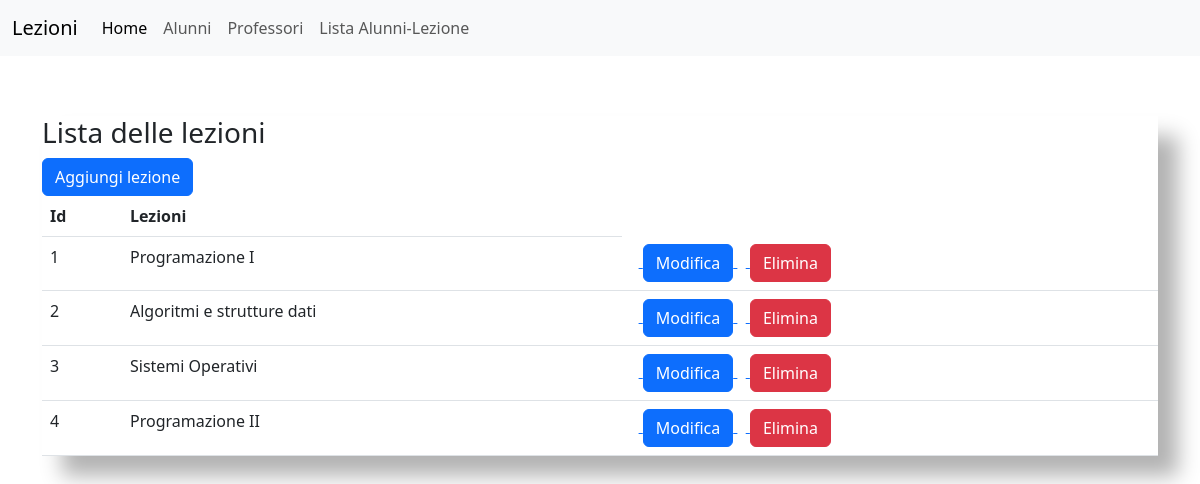
The page /lezioni_tab.php on the database its author committed.
### tables this page shows
CREATE TABLE `lezioni` (
  `id` int(11) NOT NULL,
  `lezione` varchar(50) NOT NULL
);

### lezioni_tab.php (the view, shortened to what this page needs)
<?php
include  'dbconnection.php';
?>
  <!DOCTYPE html>
    <html lang="en">
    <head>
        <link href="https://cdn.jsdelivr.net/npm/bootstrap@5.3.0-alpha1/dist/css/bootstrap.min.css" rel="stylesheet">
    </head>
    <body>
    <nav class="navbar navbar-expand-lg bg-body-tertiary">
  <div class="container-fluid">
    <a class="navbar-brand" href="#">Lezioni</a>
    <div class="collapse navbar-collapse" id="navbarSupportedContent">
      <ul class="navbar-nav me-auto mb-2 mb-lg-0">
        <li class="nav-item">
          <a class="nav-link active" aria-current="page" href="index.php">Home</a>
        </li>
        <li class="nav-item">
          <a class="nav-link" href="allievi_tab.php">Alunni</a>
        </li>
        <li class="nav-item">
          <a class="nav-link" href="professore_tab.php">Professori</a>
        </li>
        <li class="nav-item">
          <a class="nav-link" href="tab_lezioni.php">Lista Alunni-Lezione</a>
        </li>
      </ul>
    </div>
  </div>
</nav>
  <div class="container">
    <div class="row centered-form">
      <div class="col-lg-12 ">
        <div class="panel panel-default">
          <div class="panel-heading">
            <h3 class="panel-title">Lista delle lezioni</h3> </div>
          <div class="panel-body">
          <a href="lezione_insert_front.php"><button class="btn btn-primary btn-xs">Aggiungi lezione</button></a>
            <table class="table table-hover">
              <thead>
                <tr>
                  <th>Id</th>
                  <th>Lezioni</th>
                </tr>
              </thead>
              <tbody>
                <?php
                      $sql ="SELECT id, lezione FROM lezioni";
                      $query= $dbconnection -> prepare($sql);
                      $query-> execute();
                      $results = $query -> fetchAll(PDO::FETCH_OBJ);
                      $cnt=1;
                      if($query -> rowCount() > 0)
                      {
                      foreach($results as $result)
                      {
                      ?>
                  <tr>
                    <td><?php echo($cnt);?></td>
                    <td><?php echo htmlentities($result->lezione);?></td>
                    <td>&nbsp;&nbsp;<a href="lezione_update_front.php?id=<?php echo htmlentities($result->id);?>">
                    <button class="btn btn-primary btn-xs">Modifica</button>
                  </a>&nbsp;&nbsp;<a href="lezione_delete.php?del=<?php echo htmlentities($result->id);?>">
                  <button class="btn btn-danger btn-xs" onClick="return confirm('Confermi?');">Elimina</button></a></td>
                  </tr>
                  <?php  $cnt=$cnt+1; } } ?>
              </tbody>
            </table>
          </div>
        </div>
      </div>
    </div>
  </div>
</body>
</html>

### lezioni_tab.php (style rules this page uses)
body { background-color: #fff; }
.centered-form { margin-top: 60px; }
.centered-form .panel { background: rgba(255, 255, 255, 0.8); box-shadow: rgba(0, 0, 0, 0.3) 20px 20px 20px; }

### rows shown on the page
lezioni: lezione "Programazione I"
lezioni: lezione "Algoritmi e strutture dati"
lezioni: lezione "Sistemi Operativi"
lezioni: lezione "Programazione II"
